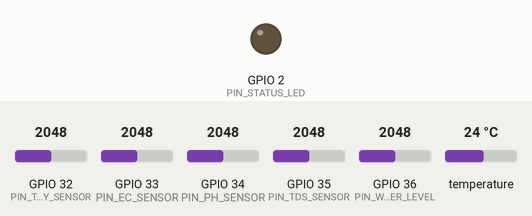
Simulated run of this program. Board: ESP32. Shown: output pins drawn as LEDs (lit = HIGH). The test bench sets the inputs (shaded band); at power-on: GPIO 32 (PIN_TURBIDITY_SENSOR) = 2048, GPIO 34 (PIN_PH_SENSOR) = 2048, GPIO 35 (PIN_TDS_SENSOR) = 2048, GPIO 33 (PIN_EC_SENSOR) = 2048, GPIO 36 (PIN_WATER_LEVEL) = 2048, temperature 24 °C. WiFi joins after 1.5 s; servers stay silent unless stated; uploads are accepted with an empty reply; EEPROM starts erased; what the program prints to the serial monitor is not drawn.

Above: at 0.0 s.
At 3.7 s:
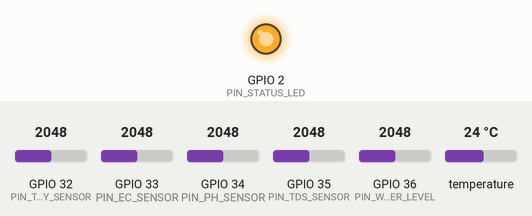
3.8 s: GPIO 32 (PIN_TURBIDITY_SENSOR) set to 60
8.2 s: GPIO 34 (PIN_PH_SENSOR) set to 60
18.2 s: GPIO 35 (PIN_TDS_SENSOR) set to 30
28.2 s: GPIO 32 (PIN_TURBIDITY_SENSOR) set to 122
Timing chart, 0 to 31.2 s (numbered marks = the images above; inputs shaded):
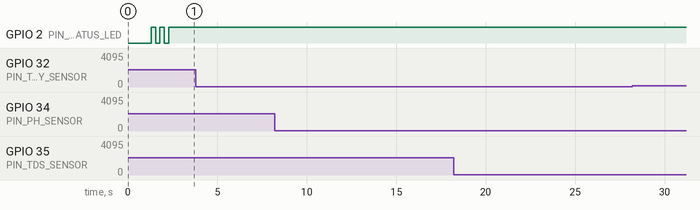

Measured:
- after the input at 3.8 s, every drawn part: stays the same
- after the input at 8.2 s, every drawn part: stays the same
- after the input at 18.2 s, every drawn part: stays the same
- after the input at 28.2 s, every drawn part: stays the same

The program:

main.cpp
```cpp
#include <Arduino.h>
#include "include/config.h"
#include "include/types.h"
#include "src/sensors/ph_sensor.h"
#include "src/sensors/temp_sensor.h"
#include "src/sensors/tds_sensor.h"
#include "src/sensors/turbidity_sensor.h"
#include "src/sensors/ec_sensor.h"
#include "src/sensors/water_level_sensor.h"
#include "src/calibration/calibration_manager.h"
#include "src/network/wifi_manager.h"
#include "src/network/api_client.h"
#include "src/network/mqtt_client.h"
#include "src/utils/logger.h"

// Instantiate System Modules
WiFiManager wifiManager;
APIClient apiClient;
MQTTClientManager mqttManager;
CalibrationManager calManager;

PHSensor phSensor(PIN_PH_SENSOR);
TempSensor tempSensor(PIN_TEMP_DS18B20);
TDSSensor tdsSensor(PIN_TDS_SENSOR);
TurbiditySensor turbSensor(PIN_TURBIDITY_SENSOR);
ECSensor ecSensor(PIN_EC_SENSOR);
WaterLevelSensor levelSensor(PIN_WATER_LEVEL);

CalibrationProfile activeCal;
unsigned long lastSampleTime = 0;

void setup() {
    Serial.begin(115200);
    delay(1000);

    SerialLogger::printBanner();

    // 1. Initialize NVS Calibration Parameters
    calManager.begin();
    activeCal = calManager.loadProfile();

    // 2. Initialize Physical Sensor Drivers
    phSensor.begin();
    tempSensor.begin();
    tdsSensor.begin();
    turbSensor.begin();
    ecSensor.begin();
    levelSensor.begin();

    // 3. Connect to Wi-Fi
    wifiManager.begin();

    // 4. Initialize MQTT (if enabled)
    mqttManager.begin();

    Serial.println("[System] Initialization complete. Starting telemetry loop.\n");
}

void loop() {
    // Keep Wi-Fi and MQTT connected
    wifiManager.maintainConnection();
    mqttManager.loop();

    unsigned long currentMillis = millis();

    if (currentMillis - lastSampleTime >= SAMPLING_INTERVAL_MS) {
        lastSampleTime = currentMillis;

        SensorReading reading;

        // 1. Read Temperature first (used for temperature compensation in pH/TDS/EC)
        reading.temperature = tempSensor.readTemperature(reading.tempConnected);
        float currentTemp = reading.tempConnected ? reading.temperature : 25.0f;

        // 2. Read pH Sensor
        reading.ph = phSensor.readPH(
            currentTemp,
            activeCal,
            reading.raw.phRaw,
            reading.raw.phVoltage,
            reading.phConnected
        );

        // 3. Read TDS Sensor
        reading.tds = tdsSensor.readTDS(
            currentTemp,
            activeCal,
            reading.raw.tdsRaw,
            reading.raw.tdsVoltage,
            reading.tdsConnected
        );

        // 4. Read Turbidity Sensor
        reading.turbidity = turbSensor.readTurbidity(
            activeCal,
            reading.raw.turbidityRaw,
            reading.raw.turbidityVoltage,
            reading.turbidityConnected
        );

        // 5. Read Optional EC Sensor
        reading.ec = ecSensor.readEC(
            currentTemp,
            activeCal,
            reading.raw.ecRaw,
            reading.raw.ecVoltage,
            reading.ecConnected
        );

        // 6. Read Optional Water Level Sensor
        reading.waterLevel = levelSensor.readLevel(
            reading.raw.waterLevelRaw,
            reading.raw.waterLevelVoltage,
            reading.waterLevelConnected
        );

        // 7. Transmit Telemetry over HTTP REST
        String serverResponse = "SKIPPED (No Wi-Fi)";
        if (wifiManager.isConnected()) {
            bool sent = apiClient.sendTelemetry(reading, serverResponse);
            if (sent) {
                serverResponse = "SUCCESS (" + serverResponse + ")";
            }
        }

        // 8. Publish via MQTT if enabled
        mqttManager.publishTelemetry(reading);

        // 9. Serial Monitor telemetry logging
        String wifiState = wifiManager.isConnected() ? "CONNECTED" : "DISCONNECTED";
        SerialLogger::printTelemetry(
            wifiState,
            wifiManager.getIPAddress(),
            reading,
            serverResponse,
            SAMPLING_INTERVAL_MS / 1000
        );
    }

    delay(20); // Yield to FreeRTOS watchdog
}
```

types.h
```cpp
#ifndef TYPES_H
#define TYPES_H

#include <Arduino.h>

// Raw sensor electrical readings
struct RawADCValues {
    int phRaw;
    float phVoltage;
    int tdsRaw;
    float tdsVoltage;
    int turbidityRaw;
    float turbidityVoltage;
    int ecRaw;
    float ecVoltage;
    int waterLevelRaw;
    float waterLevelVoltage;
};

// Engineering unit converted readings with connection flags
struct SensorReading {
    float ph;
    bool phConnected;

    float temperature;
    bool tempConnected;

    float tds;
    bool tdsConnected;

    float turbidity;
    bool turbidityConnected;

    float ec;
    bool ecConnected;

    float waterLevel;
    bool waterLevelConnected;

    RawADCValues raw;
};

// Device metadata and health status
struct DeviceInfo {
    char deviceId[32];
    char deviceName[48];
    char deviceToken[64];
    char firmwareVersion[16];
    char connectionType[16];
    int rssi;
    char ipAddress[24];
    unsigned long uptimeSeconds;
};

// System alert structure
struct AlertNotification {
    char deviceId[32];
    char sensor[24];
    float value;
    char threshold[32];
    char severity[16]; // "CRITICAL", "WARNING", "HARDWARE"
    char message[128];
    unsigned long timestamp;
};

// Calibration parameters stored in NVS flash
struct CalibrationProfile {
    // pH Calibration (y = slope * V + intercept)
    float phSlope;
    float phIntercept;
    float phNeutralVoltage; // 7.0 buffer reference (typ. 2.5V)
    float phAcidVoltage;    // 4.0 buffer reference (typ. 3.0V)

    // TDS Calibration (K-Factor)
    float tdsKFactor;

    // Turbidity Calibration (Zero reference voltage)
    float turbidityClearVoltage;

    // EC Calibration
    float ecCellConstant;

    // Water Level Calibration (Dry and Max ADC)
    int waterLevelMinRaw;
    int waterLevelMaxRaw;
};

// Discrete water sample snapshot
struct WaterSample {
    char sampleId[36];
    char deviceId[32];
    unsigned long timestamp;
    float ph;
    float temperature;
    float tds;
    float turbidity;
    float ec;
    float waterLevel;
    bool isCalibrated;
};

// Evaluated water quality analysis output
struct WaterQualityAnalysis {
    float wqiScore;
    char status[16]; // "EXCELLENT", "GOOD", "FAIR", "POOR", "CRITICAL"
    char grade[4];
    bool potable;
    char primaryConcern[64];
    int activeSensorsCount;
};

#endif // TYPES_H
```

calibration_manager.cpp
```cpp
#include "calibration_manager.h"

#define PREFS_NAMESPACE "wq_cal"

CalibrationManager::CalibrationManager() {}

void CalibrationManager::begin() {
    _prefs.begin(PREFS_NAMESPACE, false);
    _activeProfile = loadProfile();
}

CalibrationProfile CalibrationManager::loadProfile() {
    CalibrationProfile profile;
    profile.phSlope = _prefs.getFloat("ph_slope", 3.5f);
    profile.phIntercept = _prefs.getFloat("ph_intercept", 0.0f);
    profile.phNeutralVoltage = _prefs.getFloat("ph_neut_v", 1.50f);
    profile.phAcidVoltage = _prefs.getFloat("ph_acid_v", 2.03f);

    profile.tdsKFactor = _prefs.getFloat("tds_k", 1.0f);
    profile.turbidityClearVoltage = _prefs.getFloat("turb_clear_v", 2.50f);
    profile.ecCellConstant = _prefs.getFloat("ec_k", 1.0f);

    return profile;
}

bool CalibrationManager::saveProfile(const CalibrationProfile& profile) {
    _activeProfile = profile;
    _prefs.putFloat("ph_slope", profile.phSlope);
    _prefs.putFloat("ph_intercept", profile.phIntercept);
    _prefs.putFloat("ph_neut_v", profile.phNeutralVoltage);
    _prefs.putFloat("ph_acid_v", profile.phAcidVoltage);

    _prefs.putFloat("tds_k", profile.tdsKFactor);
    _prefs.putFloat("turb_clear_v", profile.turbidityClearVoltage);
    _prefs.putFloat("ec_k", profile.ecCellConstant);

    return true;
}

bool CalibrationManager::resetToDefaults() {
    CalibrationProfile def;
    def.phSlope = 3.5f;
    def.phIntercept = 0.0f;
    def.phNeutralVoltage = 1.50f;
    def.phAcidVoltage = 2.03f;
    def.tdsKFactor = 1.0f;
    def.turbidityClearVoltage = 2.50f;
    def.ecCellConstant = 1.0f;

    return saveProfile(def);
}

void CalibrationManager::calibratePHNeutral(float voltage) {
    _activeProfile.phNeutralVoltage = voltage;
    saveProfile(_activeProfile);
}

void CalibrationManager::calibratePHAcid(float voltage) {
    _activeProfile.phAcidVoltage = voltage;
    // Recalculate slope: (7.0 - 4.01) / (neutral_V - acid_V)
    float deltaV = _activeProfile.phNeutralVoltage - voltage;
    if (abs(deltaV) > 0.1f) {
        _activeProfile.phSlope = (7.0f - 4.01f) / deltaV;
    }
    saveProfile(_activeProfile);
}

void CalibrationManager::calibrateTDS(float referenceTds, float currentReading) {
    if (currentReading > 0.0f) {
        _activeProfile.tdsKFactor = (referenceTds / currentReading) * _activeProfile.tdsKFactor;
        saveProfile(_activeProfile);
    }
}

void CalibrationManager::calibrateTurbidityClear(float voltage) {
    _activeProfile.turbidityClearVoltage = voltage;
    saveProfile(_activeProfile);
}
```

calibration_manager.h
```cpp
#ifndef CALIBRATION_MANAGER_H
#define CALIBRATION_MANAGER_H

#include <Arduino.h>
#include <Preferences.h>
#include "../include/types.h"

class CalibrationManager {
public:
    CalibrationManager();
    void begin();
    CalibrationProfile loadProfile();
    bool saveProfile(const CalibrationProfile& profile);
    bool resetToDefaults();

    // In-situ probe calibration calculation helpers
    void calibratePHNeutral(float voltage);
    void calibratePHAcid(float voltage);
    void calibrateTDS(float referenceTds, float currentReading);
    void calibrateTurbidityClear(float voltage);

private:
    Preferences _prefs;
    CalibrationProfile _activeProfile;
};

#endif // CALIBRATION_MANAGER_H
```

api_client.cpp
```cpp
#include "api_client.h"

APIClient::APIClient() {}

String APIClient::buildJsonPayload(const SensorReading& reading) {
    JsonDocument doc;

    doc["deviceId"] = DEVICE_ID;
    doc["deviceToken"] = DEVICE_TOKEN;

    // Strict null handling for disconnected sensors (NO fake values!)
    if (reading.phConnected) doc["ph"] = serialized(String(reading.ph, 2));
    else doc["ph"] = nullptr;

    if (reading.tempConnected) doc["temperature"] = serialized(String(reading.temperature, 2));
    else doc["temperature"] = nullptr;

    if (reading.tdsConnected) doc["tds"] = serialized(String(reading.tds, 1));
    else doc["tds"] = nullptr;

    if (reading.turbidityConnected) doc["turbidity"] = serialized(String(reading.turbidity, 2));
    else doc["turbidity"] = nullptr;

    if (reading.ecConnected) doc["ec"] = serialized(String(reading.ec, 1));
    else doc["ec"] = nullptr;

    if (reading.waterLevelConnected) doc["waterLevel"] = serialized(String(reading.waterLevel, 1));
    else doc["waterLevel"] = nullptr;

    // Diagnostic Raw ADC / Voltages payload
    JsonObject rawObj = doc["rawValues"].to<JsonObject>();
    if (reading.phConnected) {
        rawObj["ph"]["adc"] = reading.raw.phRaw;
        rawObj["ph"]["voltage"] = serialized(String(reading.raw.phVoltage, 3));
    }
    if (reading.tdsConnected) {
        rawObj["tds"]["adc"] = reading.raw.tdsRaw;
        rawObj["tds"]["voltage"] = serialized(String(reading.raw.tdsVoltage, 3));
    }
    if (reading.turbidityConnected) {
        rawObj["turbidity"]["adc"] = reading.raw.turbidityRaw;
        rawObj["turbidity"]["voltage"] = serialized(String(reading.raw.turbidityVoltage, 3));
    }
    if (reading.ecConnected) {
        rawObj["ec"]["adc"] = reading.raw.ecRaw;
        rawObj["ec"]["voltage"] = serialized(String(reading.raw.ecVoltage, 3));
    }

    String jsonString;
    serializeJson(doc, jsonString);
    return jsonString;
}

bool APIClient::sendTelemetry(const SensorReading& reading, String& outServerResponse) {
    if (WiFi.status() != WL_CONNECTED) {
        outServerResponse = "ERR_WIFI_DISCONNECTED";
        return false;
    }

    HTTPClient http;
    String endpoint = String(SERVER_HOST) + String(SERVER_ENDPOINT);

    http.begin(endpoint);
    http.setTimeout(4000);
    http.addHeader("Content-Type", "application/json");
    http.addHeader("X-Device-Id", DEVICE_ID);
    http.addHeader("X-Device-Token", DEVICE_TOKEN);

    String payload = buildJsonPayload(reading);
    int httpResponseCode = http.POST(payload);

    bool success = false;
    if (httpResponseCode > 0) {
        outServerResponse = "HTTP " + String(httpResponseCode);
        if (httpResponseCode == HTTP_CODE_OK || httpResponseCode == HTTP_CODE_CREATED) {
            success = true;
        }
    } else {
        outServerResponse = "HTTP_ERR: " + http.errorToString(httpResponseCode);
    }

    http.end();
    return success;
}
```

api_client.h
```cpp
#ifndef API_CLIENT_H
#define API_CLIENT_H

#include <Arduino.h>
#include <HTTPClient.h>
#include <ArduinoJson.h>
#include "../include/config.h"
#include "../include/types.h"

class APIClient {
public:
    APIClient();
    bool sendTelemetry(const SensorReading& reading, String& outServerResponse);

private:
    String buildJsonPayload(const SensorReading& reading);
};

#endif // API_CLIENT_H
```

mqtt_client.cpp
```cpp
#include "mqtt_client.h"
#include <ArduinoJson.h>

MQTTClientManager::MQTTClientManager()
    : _mqtt(_wifiClient), _lastReconnect(0) {}

void MQTTClientManager::begin() {
    #if ENABLE_MQTT
    _mqtt.setServer(MQTT_BROKER, MQTT_PORT);
    #endif
}

void MQTTClientManager::reconnect() {
    #if ENABLE_MQTT
    if (!_mqtt.connected() && WiFi.status() == WL_CONNECTED) {
        unsigned long now = millis();
        if (now - _lastReconnect > 5000) {
            _lastReconnect = now;
            String clientId = "ESP32_Client_" + String(DEVICE_ID);
            if (_mqtt.connect(clientId.c_str())) {
                Serial.println("[MQTT] Connected to broker: " + String(MQTT_BROKER));
            }
        }
    }
    #endif
}

void MQTTClientManager::loop() {
    #if ENABLE_MQTT
    if (!_mqtt.connected()) {
        reconnect();
    } else {
        _mqtt.loop();
    }
    #endif
}

bool MQTTClientManager::publishTelemetry(const SensorReading& reading) {
    #if ENABLE_MQTT
    if (!_mqtt.connected()) return false;

    JsonDocument doc;
    doc["deviceId"] = DEVICE_ID;
    if (reading.phConnected) doc["ph"] = reading.ph;
    if (reading.tempConnected) doc["temperature"] = reading.temperature;
    if (reading.tdsConnected) doc["tds"] = reading.tds;
    if (reading.turbidityConnected) doc["turbidity"] = reading.turbidity;
    if (reading.ecConnected) doc["ec"] = reading.ec;
    if (reading.waterLevelConnected) doc["waterLevel"] = reading.waterLevel;

    String payload;
    serializeJson(doc, payload);

    return _mqtt.publish(MQTT_TOPIC_READINGS, payload.c_str());
    #else
    return false;
    #endif
}
```

mqtt_client.h
```cpp
#ifndef MQTT_CLIENT_H
#define MQTT_CLIENT_H

#include <Arduino.h>
#include <WiFiClient.h>
#include <PubSubClient.h>
#include "../include/config.h"
#include "../include/types.h"

class MQTTClientManager {
public:
    MQTTClientManager();
    void begin();
    void loop();
    bool publishTelemetry(const SensorReading& reading);

private:
    WiFiClient _wifiClient;
    PubSubClient _mqtt;
    unsigned long _lastReconnect;
    void reconnect();
};

#endif // MQTT_CLIENT_H
```

wifi_manager.cpp
```cpp
#include "wifi_manager.h"

WiFiManager::WiFiManager() : _lastReconnectAttempt(0) {}

void WiFiManager::begin() {
    pinMode(PIN_STATUS_LED, OUTPUT);
    digitalWrite(PIN_STATUS_LED, LOW);

    WiFi.mode(WIFI_STA);
    WiFi.setSleep(false); // Low latency IoT mode

    Serial.println("[WiFi] Connecting to network: " + String(WIFI_SSID) + "...");
    WiFi.begin(WIFI_SSID, WIFI_PASSWORD);

    unsigned long start = millis();
    while (WiFi.status() != WL_CONNECTED && (millis() - start) < WIFI_TIMEOUT_MS) {
        delay(250);
        digitalWrite(PIN_STATUS_LED, !digitalRead(PIN_STATUS_LED)); // Fast blink during connection
        Serial.print(".");
    }
    Serial.println();

    if (WiFi.status() == WL_CONNECTED) {
        digitalWrite(PIN_STATUS_LED, HIGH); // Solid ON when connected
        Serial.println("[WiFi] Connected! IP Address: " + WiFi.localIP().toString() + " (RSSI: " + String(WiFi.RSSI()) + " dBm)");
    } else {
        digitalWrite(PIN_STATUS_LED, LOW);
        Serial.println("[WiFi] Initial connection timed out. Background retry enabled.");
    }
}

bool WiFiManager::isConnected() {
    return WiFi.status() == WL_CONNECTED;
}

void WiFiManager::maintainConnection() {
    if (WiFi.status() != WL_CONNECTED) {
        digitalWrite(PIN_STATUS_LED, LOW);
        unsigned long now = millis();
        if (now - _lastReconnectAttempt > 10000) { // Retry every 10s
            _lastReconnectAttempt = now;
            Serial.println("[WiFi] Reconnecting...");
            WiFi.disconnect();
            WiFi.reconnect();
        }
    } else {
        digitalWrite(PIN_STATUS_LED, HIGH);
    }
}

String WiFiManager::getIPAddress() {
    return WiFi.localIP().toString();
}

int WiFiManager::getRSSI() {
    return WiFi.RSSI();
}
```

wifi_manager.h
```cpp
#ifndef WIFI_MANAGER_H
#define WIFI_MANAGER_H

#include <Arduino.h>
#include <WiFi.h>
#include "../include/config.h"

class WiFiManager {
public:
    WiFiManager();
    void begin();
    bool isConnected();
    void maintainConnection();
    String getIPAddress();
    int getRSSI();

private:
    unsigned long _lastReconnectAttempt;
};

#endif // WIFI_MANAGER_H
```

ec_sensor.h
```cpp
#ifndef EC_SENSOR_H
#define EC_SENSOR_H

#include <Arduino.h>
#include "../include/config.h"
#include "../include/types.h"

class ECSensor {
public:
    ECSensor(uint8_t pin);
    void begin();
    float readEC(float temperatureC, const CalibrationProfile& cal, int& outRawADC, float& outVoltage, bool& outConnected);

private:
    uint8_t _pin;
    float readFilteredVoltage(int& outRawADC);
};

#endif // EC_SENSOR_H
```

ph_sensor.h
```cpp
#ifndef PH_SENSOR_H
#define PH_SENSOR_H

#include <Arduino.h>
#include "../include/config.h"
#include "../include/types.h"

class PHSensor {
public:
    PHSensor(uint8_t pin);
    void begin();
    float readPH(float temperatureC, const CalibrationProfile& cal, int& outRawADC, float& outVoltage, bool& outConnected);

private:
    uint8_t _pin;
    float readFilteredVoltage(int& outRawADC);
};

#endif // PH_SENSOR_H
```

Source omitted: ec_sensor.cpp (1461 bytes), ph_sensor.cpp (1977 bytes), tds_sensor.cpp (1707 bytes), tds_sensor.h (425 bytes), temp_sensor.cpp (690 bytes), temp_sensor.h (381 bytes), turbidity_sensor.cpp (1613 bytes), turbidity_sensor.h (441 bytes), water_level_sensor.cpp (1176 bytes), water_level_sensor.h (414 bytes), logger.cpp (2637 bytes), logger.h (405 bytes) and 1 more
